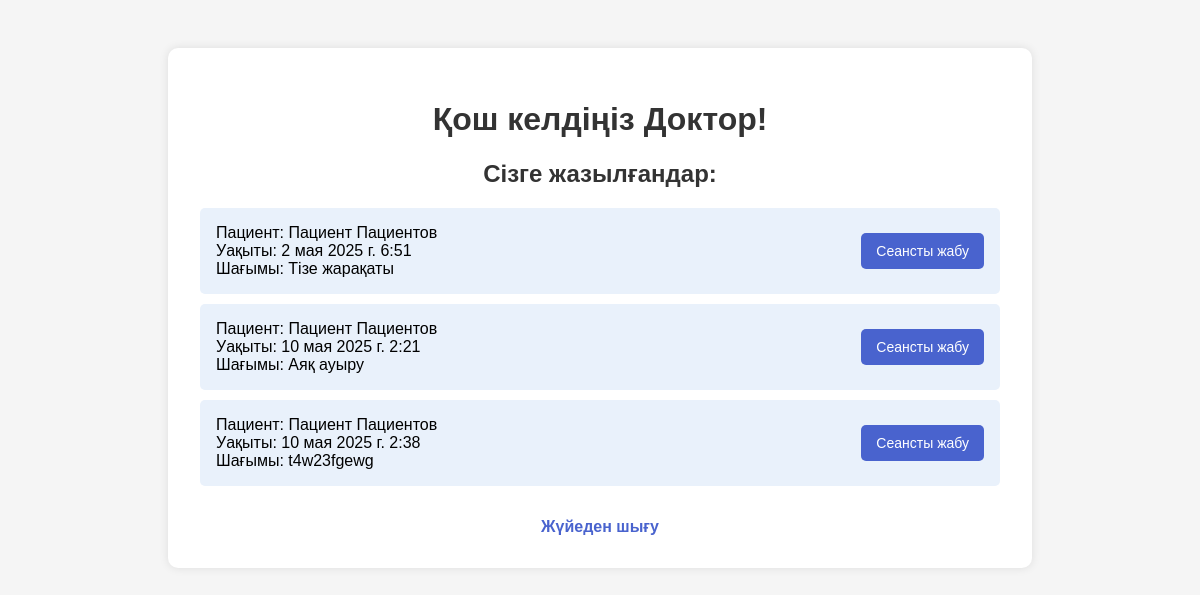
The app's page /dashboard/ (signed in), older data.
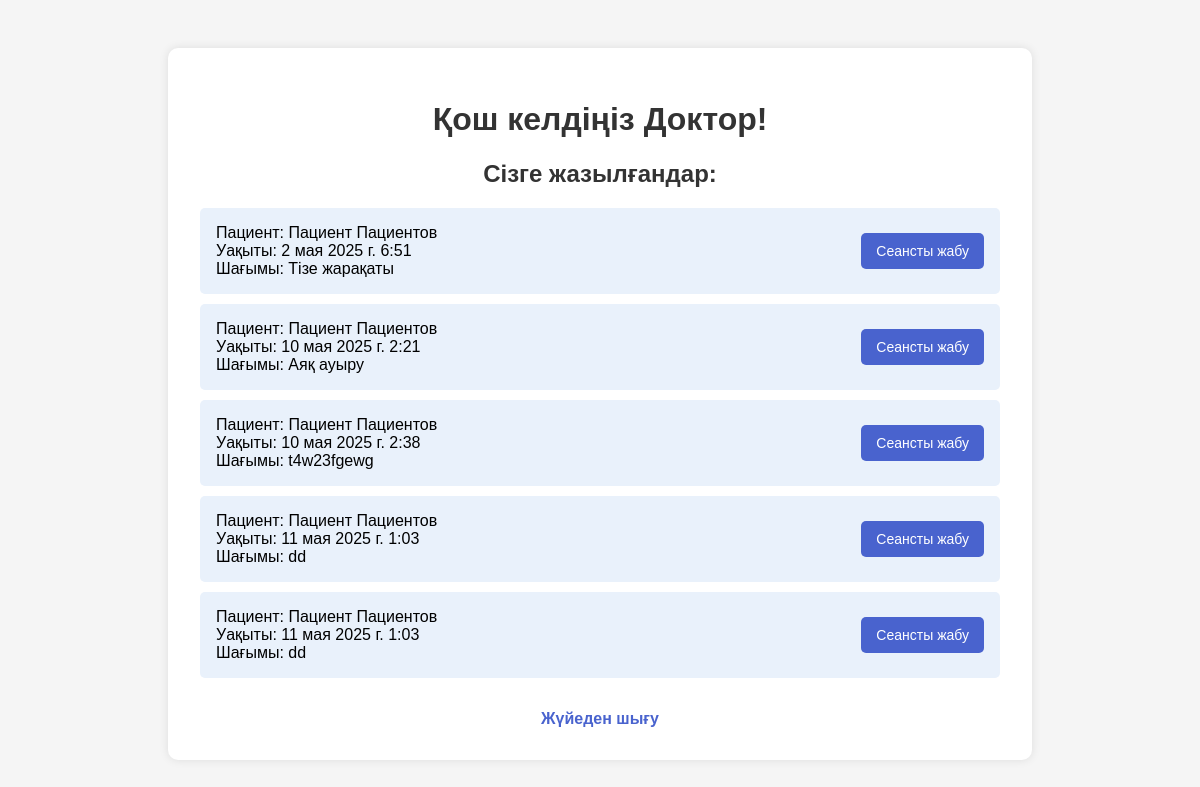
The same page, newer data.
### accounts/models.py (models this page shows)
class User(AbstractUser):
    is_patient = models.BooleanField(default=False)
    is_doctor = models.BooleanField(default=False)

### appointments/models.py (models this page shows, shortened)
class Appointment(models.Model):
    doctor = models.ForeignKey(Doctor, on_delete=models.CASCADE)
    patient = models.ForeignKey(Patient, on_delete=models.CASCADE)
    appointment_time = models.DateTimeField()
    description = models.TextField(default="Проверка")

class Patient(models.Model):
    user = models.OneToOneField(settings.AUTH_USER_MODEL, on_delete=models.CASCADE)
    phone_number = models.CharField(max_length=20)

### dashboard/views.py (the view)
# urls.py: path('', views.dashboard_view, name='dashboard'),
@login_required
def dashboard_view(request):
    user = request.user
    if user.is_patient:
        doctors = Doctor.objects.all()
        specializations = Specialization.objects.all()
        return render(request, 'dashboard/index.html', {
            'user': user,
            'doctors': doctors,
            'specializations': specializations
        })
    elif user.is_doctor:
        try:
            doctor = Doctor.objects.get(user=user)
            appointments = Appointment.objects.filter(doctor=doctor)
        except Doctor.DoesNotExist:
            appointments = []
        return render(request, 'dashboard/doctor_dashboard.html', {
            'user': user,
            'appointments': appointments,
        })
    else:
        messages.error(request, "Сізде кіруге рұқсат жоқ. ")
        return redirect('login')

### templates/dashboard/doctor_dashboard.html (shortened to what this page needs)
{% load static %}
<!DOCTYPE html>
<html lang="ru">
<head>
</head>
<body>
    <div class="container">
        <h1>Қош келдіңіз {{ user.first_name }}!</h1>
        <h2>Сізге жазылғандар:</h2>
        <ul>
        {% for appointment in appointments %}
                <li>
                    <div class="appointment-info">
                       Пациент: {{ appointment.patient.user.first_name }} {{ appointment.patient.user.last_name }}
<br>
                        Уақыты: {{ appointment.appointment_time }}
                        <br>
                        Шағымы: {{ appointment.description }}
                    </div>
                    <form method="post" action="{% url 'complete_appointment' appointment.id %}">
                        <button type="submit">Сеансты жабу</button>
                    </form>
                </li>
            {% empty %}
                <li>Сізге ешкім жазылмаған.</li>
            {% endfor %}
        </ul>
        <a href="{% url 'logout' %}" class="logout">Жүйеден шығу</a>
    </div>
</body>
</html>

### templates/dashboard/doctor_dashboard.html (style rules this page uses)
body { font-family: Arial, sans-serif; background-color: #f5f5f5; margin: 0; padding: 0; }
.container { max-width: 800px; margin: 3rem auto; background-color: white; padding: 2rem; border-radius: 10px; box-shadow: 0 0 10px rgba(0,0,0,0.1); }
h1, h2 { text-align: center; color: #333; }
ul { list-style-type: none; padding: 0; }
li { background-color: #e9f1fb; margin-bottom: 10px; padding: 1rem; border-radius: 5px; display: flex; justify-content: space-between; align-items: center; }
.appointment-info { flex-grow: 1; }
button { background-color: #4963ce; color: white; border: none; padding: 10px 15px; border-radius: 5px; cursor: pointer; font-size: 14px; }
.logout { display: block; text-align: center; margin-top: 2rem; text-decoration: none; color: #4963ce; font-weight: bold; }

Row changes from the older to the newer data that the page shows:
added Appointment: patient.user.first_name "Пациент", patient.user.last_name "Пациентов", appointment_time "11 мая 2025 г. 1:03", description "dd"
added Appointment: patient.user.first_name "Пациент", patient.user.last_name "Пациентов", appointment_time "11 мая 2025 г. 1:03", description "dd"
